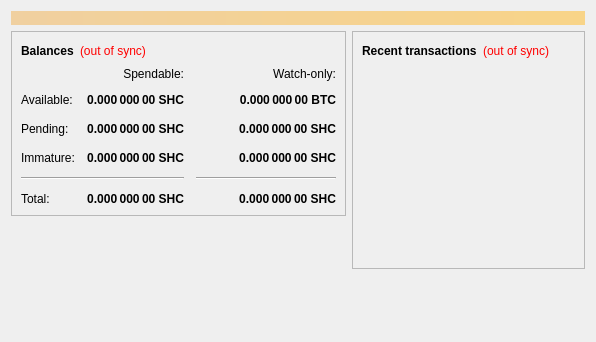
<?xml version="1.0" encoding="UTF-8"?>
<ui version="4.0">
 <class>OverviewPage</class>
 <widget class="QWidget" name="OverviewPage">
  <property name="geometry">
   <rect>
    <x>0</x>
    <y>0</y>
    <width>596</width>
    <height>342</height>
   </rect>
  </property>
  <property name="windowTitle">
   <string>Form</string>
  </property>
  <layout class="QVBoxLayout" name="topLayout">
   <item>
    <widget class="QLabel" name="labelAlerts">
     <property name="visible">
      <bool>false</bool>
     </property>
     <property name="styleSheet">
      <string notr="true">background-color: qlineargradient(x1: 0, y1: 0, x2: 1, y2: 0, stop:0 #F0D0A0, stop:1 #F8D488); color:#000000;</string>
     </property>
     <property name="wordWrap">
      <bool>true</bool>
     </property>
     <property name="margin">
      <number>3</number>
     </property>
    </widget>
   </item>
   <item>
    <layout class="QHBoxLayout" name="horizontalLayout" stretch="1,1">
     <item>
      <layout class="QVBoxLayout" name="verticalLayout_2">
       <item>
        <widget class="QFrame" name="frame">
         <property name="frameShape">
          <enum>QFrame::StyledPanel</enum>
         </property>
         <property name="frameShadow">
          <enum>QFrame::Raised</enum>
         </property>
         <layout class="QVBoxLayout" name="verticalLayout_4">
          <item>
           <layout class="QHBoxLayout" name="horizontalLayout_4">
            <item>
             <widget class="QLabel" name="label_5">
              <property name="font">
               <font>
                <weight>75</weight>
                <bold>true</bold>
               </font>
              </property>
              <property name="text">
               <string>Balances</string>
              </property>
             </widget>
            </item>
            <item>
             <widget class="QLabel" name="labelWalletStatus">
              <property name="cursor">
               <cursorShape>WhatsThisCursor</cursorShape>
              </property>
              <property name="toolTip">
               <string>The displayed information may be out of date. Your wallet automatically synchronizes with the Sharecoin network after a connection is established, but this process has not completed yet.</string>
              </property>
              <property name="styleSheet">
               <string notr="true">QLabel { color: red; }</string>
              </property>
              <property name="text">
               <string notr="true">(out of sync)</string>
              </property>
              <property name="alignment">
               <set>Qt::AlignLeading|Qt::AlignLeft|Qt::AlignVCenter</set>
              </property>
             </widget>
            </item>
            <item>
             <spacer name="horizontalSpacer_3">
              <property name="orientation">
               <enum>Qt::Horizontal</enum>
              </property>
              <property name="sizeHint" stdset="0">
               <size>
                <width>40</width>
                <height>20</height>
               </size>
              </property>
             </spacer>
            </item>
           </layout>
          </item>
          <item>
           <layout class="QGridLayout" name="gridLayout">
            <property name="spacing">
             <number>12</number>
            </property>
            <item row="2" column="2">
             <widget class="QLabel" name="labelWatchPending">
              <property name="font">
               <font>
                <weight>75</weight>
                <bold>true</bold>
               </font>
              </property>
              <property name="cursor">
               <cursorShape>IBeamCursor</cursorShape>
              </property>
              <property name="toolTip">
               <string>Unconfirmed transactions to watch-only addresses</string>
              </property>
              <property name="text">
               <string notr="true">0.000 000 00 SHC</string>
              </property>
              <property name="alignment">
               <set>Qt::AlignRight|Qt::AlignTrailing|Qt::AlignVCenter</set>
              </property>
              <property name="textInteractionFlags">
               <set>Qt::LinksAccessibleByMouse|Qt::TextSelectableByKeyboard|Qt::TextSelectableByMouse</set>
              </property>
             </widget>
            </item>
            <item row="2" column="1">
             <widget class="QLabel" name="labelUnconfirmed">
              <property name="font">
               <font>
                <weight>75</weight>
                <bold>true</bold>
               </font>
              </property>
              <property name="cursor">
               <cursorShape>IBeamCursor</cursorShape>
              </property>
              <property name="toolTip">
               <string>Total of transactions that have yet to be confirmed, and do not yet count toward the spendable balance</string>
              </property>
              <property name="text">
               <string notr="true">0.000 000 00 SHC</string>
              </property>
              <property name="alignment">
               <set>Qt::AlignRight|Qt::AlignTrailing|Qt::AlignVCenter</set>
              </property>
              <property name="textInteractionFlags">
               <set>Qt::LinksAccessibleByMouse|Qt::TextSelectableByKeyboard|Qt::TextSelectableByMouse</set>
              </property>
             </widget>
            </item>
            <item row="3" column="2">
             <widget class="QLabel" name="labelWatchImmature">
              <property name="font">
               <font>
                <weight>75</weight>
                <bold>true</bold>
               </font>
              </property>
              <property name="cursor">
               <cursorShape>IBeamCursor</cursorShape>
              </property>
              <property name="toolTip">
               <string>Mined balance in watch-only addresses that has not yet matured</string>
              </property>
              <property name="text">
               <string notr="true">0.000 000 00 SHC</string>
              </property>
              <property name="alignment">
               <set>Qt::AlignRight|Qt::AlignTrailing|Qt::AlignVCenter</set>
              </property>
              <property name="textInteractionFlags">
               <set>Qt::LinksAccessibleByMouse|Qt::TextSelectableByKeyboard|Qt::TextSelectableByMouse</set>
              </property>
             </widget>
            </item>
            <item row="4" column="0" colspan="2">
             <widget class="Line" name="line">
              <property name="orientation">
               <enum>Qt::Horizontal</enum>
              </property>
             </widget>
            </item>
            <item row="4" column="2">
             <widget class="Line" name="lineWatchBalance">
              <property name="sizePolicy">
               <sizepolicy hsizetype="Preferred" vsizetype="Fixed">
                <horstretch>0</horstretch>
                <verstretch>0</verstretch>
               </sizepolicy>
              </property>
              <property name="minimumSize">
               <size>
                <width>140</width>
                <height>0</height>
               </size>
              </property>
              <property name="orientation">
               <enum>Qt::Horizontal</enum>
              </property>
             </widget>
            </item>
            <item row="5" column="0">
             <widget class="QLabel" name="labelTotalText">
              <property name="text">
               <string>Total:</string>
              </property>
             </widget>
            </item>
            <item row="3" column="1">
             <widget class="QLabel" name="labelImmature">
              <property name="font">
               <font>
                <weight>75</weight>
                <bold>true</bold>
               </font>
              </property>
              <property name="cursor">
               <cursorShape>IBeamCursor</cursorShape>
              </property>
              <property name="toolTip">
               <string>Mined balance that has not yet matured</string>
              </property>
              <property name="text">
               <string notr="true">0.000 000 00 SHC</string>
              </property>
              <property name="alignment">
               <set>Qt::AlignRight|Qt::AlignTrailing|Qt::AlignVCenter</set>
              </property>
              <property name="textInteractionFlags">
               <set>Qt::LinksAccessibleByMouse|Qt::TextSelectableByKeyboard|Qt::TextSelectableByMouse</set>
              </property>
             </widget>
            </item>
            <item row="2" column="3">
             <spacer name="horizontalSpacer_2">
              <property name="orientation">
               <enum>Qt::Horizontal</enum>
              </property>
              <property name="sizeHint" stdset="0">
               <size>
                <width>40</width>
                <height>20</height>
               </size>
              </property>
             </spacer>
            </item>
            <item row="3" column="0">
             <widget class="QLabel" name="labelImmatureText">
              <property name="text">
               <string>Immature:</string>
              </property>
             </widget>
            </item>
            <item row="5" column="1">
             <widget class="QLabel" name="labelTotal">
              <property name="font">
               <font>
                <weight>75</weight>
                <bold>true</bold>
               </font>
              </property>
              <property name="cursor">
               <cursorShape>IBeamCursor</cursorShape>
              </property>
              <property name="toolTip">
               <string>Your current total balance</string>
              </property>
              <property name="text">
               <string notr="true">0.000 000 00 SHC</string>
              </property>
              <property name="alignment">
               <set>Qt::AlignRight|Qt::AlignTrailing|Qt::AlignVCenter</set>
              </property>
              <property name="textInteractionFlags">
               <set>Qt::LinksAccessibleByMouse|Qt::TextSelectableByKeyboard|Qt::TextSelectableByMouse</set>
              </property>
             </widget>
            </item>
            <item row="5" column="2">
             <widget class="QLabel" name="labelWatchTotal">
              <property name="font">
               <font>
                <weight>75</weight>
                <bold>true</bold>
               </font>
              </property>
              <property name="cursor">
               <cursorShape>IBeamCursor</cursorShape>
              </property>
              <property name="toolTip">
               <string>Current total balance in watch-only addresses</string>
              </property>
              <property name="text">
               <string notr="true">0.000 000 00 SHC</string>
              </property>
              <property name="alignment">
               <set>Qt::AlignRight|Qt::AlignTrailing|Qt::AlignVCenter</set>
              </property>
              <property name="textInteractionFlags">
               <set>Qt::LinksAccessibleByMouse|Qt::TextSelectableByKeyboard|Qt::TextSelectableByMouse</set>
              </property>
             </widget>
            </item>
            <item row="0" column="2">
             <widget class="QLabel" name="labelWatchonly">
              <property name="text">
               <string>Watch-only:</string>
              </property>
              <property name="alignment">
               <set>Qt::AlignRight|Qt::AlignTrailing|Qt::AlignVCenter</set>
              </property>
             </widget>
            </item>
            <item row="1" column="0">
             <widget class="QLabel" name="labelBalanceText">
              <property name="text">
               <string>Available:</string>
              </property>
             </widget>
            </item>
            <item row="1" column="1">
             <widget class="QLabel" name="labelBalance">
              <property name="font">
               <font>
                <weight>75</weight>
                <bold>true</bold>
               </font>
              </property>
              <property name="cursor">
               <cursorShape>IBeamCursor</cursorShape>
              </property>
              <property name="toolTip">
               <string>Your current spendable balance</string>
              </property>
              <property name="text">
               <string notr="true">0.000 000 00 SHC</string>
              </property>
              <property name="alignment">
               <set>Qt::AlignRight|Qt::AlignTrailing|Qt::AlignVCenter</set>
              </property>
              <property name="textInteractionFlags">
               <set>Qt::LinksAccessibleByMouse|Qt::TextSelectableByKeyboard|Qt::TextSelectableByMouse</set>
              </property>
             </widget>
            </item>
            <item row="1" column="2">
             <widget class="QLabel" name="labelWatchAvailable">
              <property name="font">
               <font>
                <weight>75</weight>
                <bold>true</bold>
               </font>
              </property>
              <property name="cursor">
               <cursorShape>IBeamCursor</cursorShape>
              </property>
              <property name="toolTip">
               <string>Your current balance in watch-only addresses</string>
              </property>
              <property name="text">
               <string notr="true">0.000 000 00 BTC</string>
              </property>
              <property name="alignment">
               <set>Qt::AlignRight|Qt::AlignTrailing|Qt::AlignVCenter</set>
              </property>
              <property name="textInteractionFlags">
               <set>Qt::LinksAccessibleByMouse|Qt::TextSelectableByKeyboard|Qt::TextSelectableByMouse</set>
              </property>
             </widget>
            </item>
            <item row="2" column="0">
             <widget class="QLabel" name="labelPendingText">
              <property name="text">
               <string>Pending:</string>
              </property>
             </widget>
            </item>
            <item row="0" column="1">
             <widget class="QLabel" name="labelSpendable">
              <property name="text">
               <string>Spendable:</string>
              </property>
              <property name="alignment">
               <set>Qt::AlignRight|Qt::AlignTrailing|Qt::AlignVCenter</set>
              </property>
             </widget>
            </item>
           </layout>
          </item>
         </layout>
        </widget>
       </item>
       <item>
        <spacer name="verticalSpacer">
         <property name="orientation">
          <enum>Qt::Vertical</enum>
         </property>
         <property name="sizeHint" stdset="0">
          <size>
           <width>20</width>
           <height>40</height>
          </size>
         </property>
        </spacer>
       </item>
      </layout>
     </item>
     <item>
      <layout class="QVBoxLayout" name="verticalLayout_3">
       <item>
        <widget class="QFrame" name="frame_2">
         <property name="frameShape">
          <enum>QFrame::StyledPanel</enum>
         </property>
         <property name="frameShadow">
          <enum>QFrame::Raised</enum>
         </property>
         <layout class="QVBoxLayout" name="verticalLayout">
          <item>
           <layout class="QHBoxLayout" name="horizontalLayout_2">
            <item>
             <widget class="QLabel" name="label_4">
              <property name="font">
               <font>
                <weight>75</weight>
                <bold>true</bold>
               </font>
              </property>
              <property name="text">
               <string>Recent transactions</string>
              </property>
             </widget>
            </item>
            <item>
             <widget class="QLabel" name="labelTransactionsStatus">
              <property name="cursor">
               <cursorShape>WhatsThisCursor</cursorShape>
              </property>
              <property name="toolTip">
               <string>The displayed information may be out of date. Your wallet automatically synchronizes with the Sharecoin network after a connection is established, but this process has not completed yet.</string>
              </property>
              <property name="styleSheet">
               <string notr="true">QLabel { color: red; }</string>
              </property>
              <property name="text">
               <string notr="true">(out of sync)</string>
              </property>
              <property name="alignment">
               <set>Qt::AlignRight|Qt::AlignTrailing|Qt::AlignVCenter</set>
              </property>
             </widget>
            </item>
            <item>
             <spacer name="horizontalSpacer">
              <property name="orientation">
               <enum>Qt::Horizontal</enum>
              </property>
              <property name="sizeHint" stdset="0">
               <size>
                <width>40</width>
                <height>20</height>
               </size>
              </property>
             </spacer>
            </item>
           </layout>
          </item>
          <item>
           <widget class="QListView" name="listTransactions">
            <property name="styleSheet">
             <string notr="true">QListView { background: transparent; }</string>
            </property>
            <property name="frameShape">
             <enum>QFrame::NoFrame</enum>
            </property>
            <property name="verticalScrollBarPolicy">
             <enum>Qt::ScrollBarAlwaysOff</enum>
            </property>
            <property name="horizontalScrollBarPolicy">
             <enum>Qt::ScrollBarAlwaysOff</enum>
            </property>
            <property name="selectionMode">
             <enum>QAbstractItemView::NoSelection</enum>
            </property>
           </widget>
          </item>
         </layout>
        </widget>
       </item>
       <item>
        <spacer name="verticalSpacer_2">
         <property name="orientation">
          <enum>Qt::Vertical</enum>
         </property>
         <property name="sizeHint" stdset="0">
          <size>
           <width>20</width>
           <height>40</height>
          </size>
         </property>
        </spacer>
       </item>
      </layout>
     </item>
    </layout>
   </item>
  </layout>
 </widget>
 <resources/>
 <connections/>
</ui>
